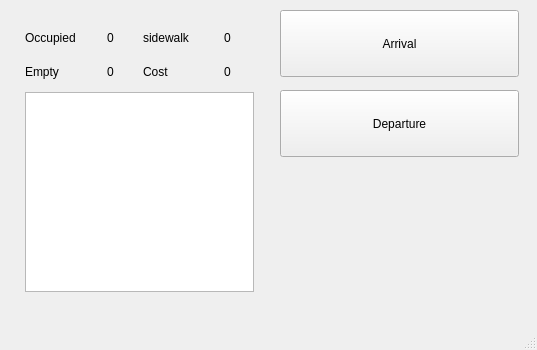
<?xml version="1.0" encoding="UTF-8"?>
<ui version="4.0">
 <class>MainWindow</class>
 <widget class="QMainWindow" name="MainWindow">
  <property name="geometry">
   <rect>
    <x>0</x>
    <y>0</y>
    <width>537</width>
    <height>350</height>
   </rect>
  </property>
  <property name="minimumSize">
   <size>
    <width>500</width>
    <height>350</height>
   </size>
  </property>
  <property name="windowTitle">
   <string>MainWindow</string>
  </property>
  <widget class="QWidget" name="centralWidget">
   <widget class="QWidget" name="layoutWidget">
    <property name="geometry">
     <rect>
      <x>14</x>
      <y>12</y>
      <width>251</width>
      <height>291</height>
     </rect>
    </property>
    <layout class="QVBoxLayout" name="verticalLayout_2">
     <item>
      <layout class="QGridLayout" name="gridLayout">
       <property name="bottomMargin">
        <number>0</number>
       </property>
       <property name="verticalSpacing">
        <number>6</number>
       </property>
       <item row="0" column="1">
        <widget class="QLabel" name="occupiedPlaces">
         <property name="styleSheet">
          <string notr="true">font: 75 20pt &quot;Consolas&quot;;</string>
         </property>
         <property name="text">
          <string>0</string>
         </property>
         <property name="alignment">
          <set>Qt::AlignCenter</set>
         </property>
        </widget>
       </item>
       <item row="0" column="0">
        <widget class="QLabel" name="label">
         <property name="styleSheet">
          <string notr="true">font: 14pt &quot;微软雅黑&quot;;</string>
         </property>
         <property name="text">
          <string>Occupied</string>
         </property>
        </widget>
       </item>
       <item row="0" column="2">
        <widget class="QLabel" name="label_3">
         <property name="styleSheet">
          <string notr="true">font: 14pt &quot;微软雅黑&quot;;</string>
         </property>
         <property name="text">
          <string>sidewalk </string>
         </property>
        </widget>
       </item>
       <item row="0" column="3">
        <widget class="QLabel" name="countPas">
         <property name="styleSheet">
          <string notr="true">font: 75 20pt &quot;Consolas&quot;;</string>
         </property>
         <property name="text">
          <string>0</string>
         </property>
         <property name="alignment">
          <set>Qt::AlignCenter</set>
         </property>
        </widget>
       </item>
       <item row="1" column="0">
        <widget class="QLabel" name="label_2">
         <property name="styleSheet">
          <string notr="true">font: 14pt &quot;微软雅黑&quot;;</string>
         </property>
         <property name="text">
          <string>Empty</string>
         </property>
        </widget>
       </item>
       <item row="1" column="1">
        <widget class="QLabel" name="freePlaces">
         <property name="styleSheet">
          <string notr="true">font: 75 20pt &quot;Consolas&quot;;</string>
         </property>
         <property name="text">
          <string>0</string>
         </property>
         <property name="alignment">
          <set>Qt::AlignCenter</set>
         </property>
        </widget>
       </item>
       <item row="1" column="2">
        <widget class="QLabel" name="label_4">
         <property name="styleSheet">
          <string notr="true">font: 14pt &quot;微软雅黑&quot;;</string>
         </property>
         <property name="text">
          <string>Cost</string>
         </property>
        </widget>
       </item>
       <item row="1" column="3">
        <widget class="QLabel" name="totalEarnings">
         <property name="styleSheet">
          <string notr="true">font: 75 20pt &quot;Consolas&quot;;</string>
         </property>
         <property name="text">
          <string>0</string>
         </property>
         <property name="alignment">
          <set>Qt::AlignCenter</set>
         </property>
        </widget>
       </item>
      </layout>
     </item>
     <item alignment="Qt::AlignLeft">
      <widget class="QTextBrowser" name="message">
       <property name="sizePolicy">
        <sizepolicy hsizetype="Expanding" vsizetype="Expanding">
         <horstretch>0</horstretch>
         <verstretch>0</verstretch>
        </sizepolicy>
       </property>
       <property name="maximumSize">
        <size>
         <width>16777215</width>
         <height>200</height>
        </size>
       </property>
       <property name="styleSheet">
        <string notr="true">font: 16pt &quot;微软雅黑&quot;;</string>
       </property>
      </widget>
     </item>
    </layout>
   </widget>
   <widget class="QPushButton" name="leave">
    <property name="geometry">
     <rect>
      <x>280</x>
      <y>90</y>
      <width>239</width>
      <height>67</height>
     </rect>
    </property>
    <property name="sizePolicy">
     <sizepolicy hsizetype="Minimum" vsizetype="Expanding">
      <horstretch>0</horstretch>
      <verstretch>0</verstretch>
     </sizepolicy>
    </property>
    <property name="styleSheet">
     <string notr="true">font: 18pt &quot;微软雅黑&quot;;</string>
    </property>
    <property name="text">
     <string>Departure</string>
    </property>
   </widget>
   <widget class="QPushButton" name="enter">
    <property name="geometry">
     <rect>
      <x>280</x>
      <y>10</y>
      <width>239</width>
      <height>67</height>
     </rect>
    </property>
    <property name="sizePolicy">
     <sizepolicy hsizetype="Minimum" vsizetype="Expanding">
      <horstretch>0</horstretch>
      <verstretch>0</verstretch>
     </sizepolicy>
    </property>
    <property name="styleSheet">
     <string notr="true">font: 18pt &quot;微软雅黑&quot;;</string>
    </property>
    <property name="text">
     <string>Arrival</string>
    </property>
   </widget>
   <widget class="QLabel" name="picture">
    <property name="geometry">
     <rect>
      <x>284</x>
      <y>165</y>
      <width>231</width>
      <height>131</height>
     </rect>
    </property>
    <property name="text">
     <string/>
    </property>
   </widget>
  </widget>
  <widget class="QStatusBar" name="statusBar"/>
 </widget>
 <layoutdefault spacing="6" margin="11"/>
 <resources/>
 <connections/>
</ui>
